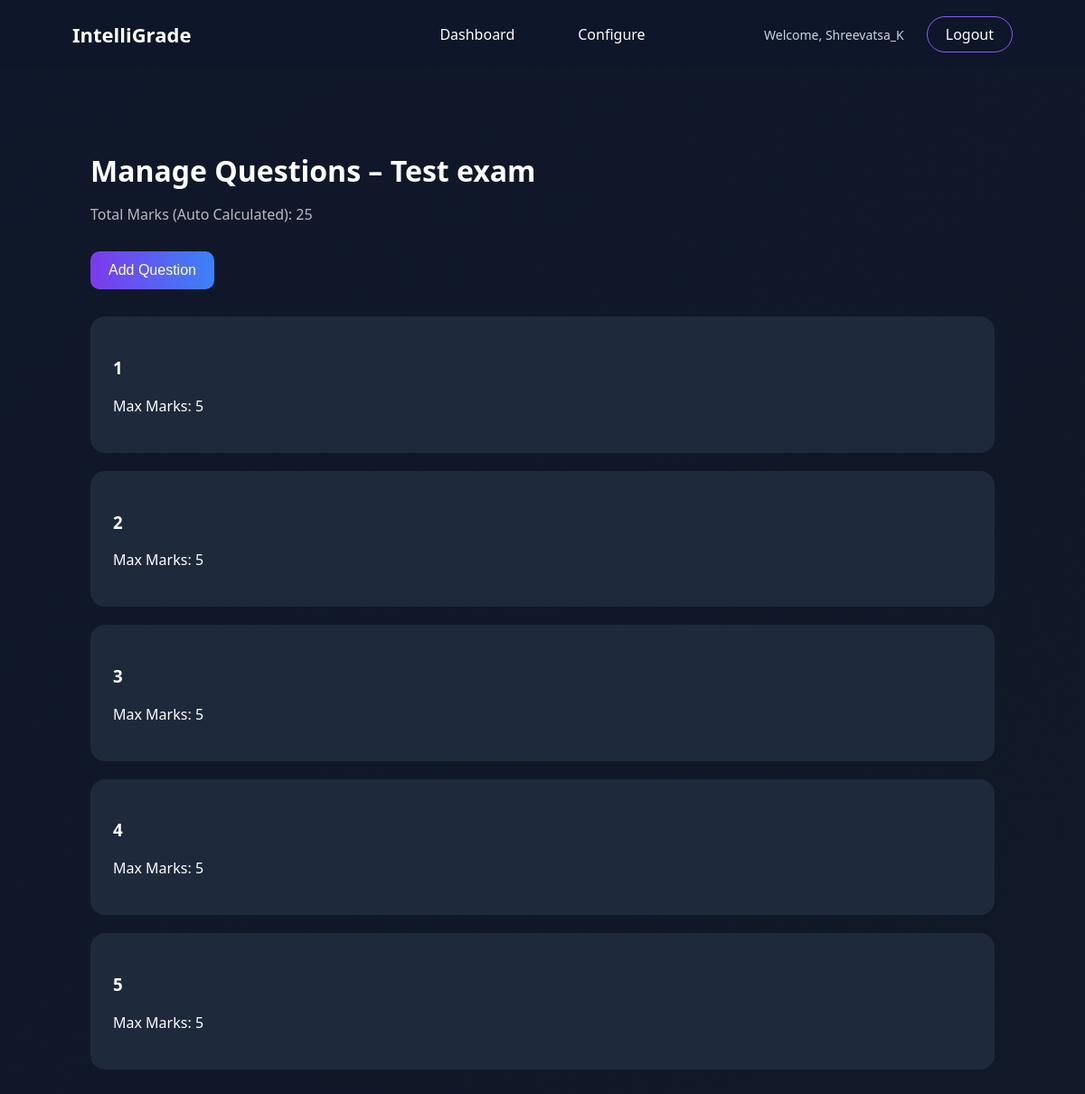
/dashboard/configure/exam/3/questions/ (signed in), run on the app's committed database.
### accounts/models.py (models this page shows)
class User(AbstractUser):
    ROLE_CHOICES = (
        ('admin', 'Admin'),
        ('student', 'Student'),
    )
    role = models.CharField(max_length=20, choices=ROLE_CHOICES)

### exams/models.py (models this page shows, shortened)
class Exam(models.Model):
    name = models.CharField(max_length=100)
    total_marks = models.IntegerField()
    created_at = models.DateTimeField(auto_now_add=True)

class Question(models.Model):
    exam = models.ForeignKey(
        Exam,
        on_delete=models.CASCADE,
        related_name='questions'
    )
    question_code = models.CharField(max_length=10)  # 1A, 1B, 2A...
    max_marks = models.IntegerField()
    rubric = models.JSONField()

### dashboard/views.py (the view)
@login_required
@staff_member_required
def manage_questions(request, exam_id):
    exam = get_object_or_404(Exam, id=exam_id)
    questions = exam.questions.all()
    total_marks = sum(q.max_marks for q in questions)
    return render(request, "dashboard/manage_questions.html", {
        "exam": exam,
        "questions": questions,
        "total_marks": total_marks
    })

### templates/dashboard/manage_questions.html
{% extends "base.html" %}
{% block content %}
<div style="padding:70px 20px; max-width:1000px; margin:auto; color:white;">
    <h1 style="margin-bottom:10px;">
        Manage Questions – {{ exam.name }}
    </h1>
    <p style="opacity:0.7; margin-bottom:30px;">
        Total Marks (Auto Calculated): {{ total_marks }}
    </p>
    <div style="margin-bottom:30px;">
        <a href="{% url 'add_question' exam.id %}">
            <button class="btn-primary">
                Add Question
            </button>
        </a>
    </div>
    {% if questions %}
        {% for question in questions %}
            <div style="
                background:#1e293b;
                padding:25px;
                border-radius:16px;
                margin-bottom:20px;
            ">
                <h3>{{ question.question_code }}</h3>
                <p>Max Marks: {{ question.max_marks }}</p>
            </div>
        {% endfor %}
    {% else %}
        <p>No questions added yet.</p>
    {% endif %}
</div>
{% endblock %}

### templates/base.html (shortened to what this page needs)
{% load static %}
<!DOCTYPE html>
<html>
<head>
    <link rel="stylesheet" href="{% static 'css/style.css' %}">
</head>
<body>
<nav class="navbar">
    <div class="nav-left">
        <a href="/" class="logo">IntelliGrade</a>
    </div>
    {% if user.is_authenticated %}
    <div class="nav-center">
        <a href="{% url 'student_dashboard' %}" class="nav-link">
            Dashboard
        </a>
        {% if user.is_staff %}
        <a href="{% url 'configure_dashboard' %}" class="nav-link">
            Configure
        </a>
        {% endif %}
    </div>
    {% endif %}
    <div class="nav-right">
        {% if user.is_authenticated %}
            <span class="welcome-text">
                Welcome, {{ user.username }}
            </span>
            <a href="{% url 'logout' %}" class="btn-outline">
                Logout
            </a>
        {% endif %}
    </div>
</nav>
{% block content %}
{% endblock %}
</body>
</html>

### static/css/style.css (style rules this page uses)
html { scroll-behavior: smooth; }
body { margin: 0; font-family: 'Segoe UI', sans-serif; background: linear-gradient(135deg, #0f172a, #111827); color: white; }
.navbar { display: flex; align-items: center; justify-content: space-between; padding: 18px 80px; background: rgba(15, 23, 42, 0.9); backdrop-filter: blur(12px); position: sticky; top: 0; z-index: 100; }
.logo { font-size: 22px; font-weight: 700; color: white !important; text-decoration: none !important; }
.nav-center { display: flex; gap: 70px; }
.nav-link { text-decoration: none !important; color: white !important; font-size: 16px; font-weight: 500; transition: 0.3s ease; }
.nav-right { display: flex; align-items: center; gap: 25px; }
.welcome-text { color: #cbd5e1; font-size: 14px; }
.btn-outline { padding: 8px 20px; border-radius: 25px; border: 1px solid #8b5cf6; color: white !important; text-decoration: none !important; transition: 0.3s ease; }
.nav-center { position: absolute; left: 50%; transform: translateX(-50%); }
.btn-primary { padding: 14px 36px; border-radius: 30px; border: none; font-size: 16px; background: linear-gradient(135deg, #7c3aed, #2563eb); color: white; cursor: pointer; transition: all 0.3s ease; }
.btn-primary { padding: 12px 20px; border-radius: 10px; border: none; background: linear-gradient(90deg,#7c3aed,#3b82f6); color: white; cursor: pointer; font-weight: 500; transition: 0.3s; }

### data on the page
User: username "Shreevatsa_K"
Exam: name "Test exam"
Question: question_code "1", max_marks "5"
Question: question_code "2", max_marks "5"
Question: question_code "3", max_marks "5"
Question: question_code "4", max_marks "5"
Question: question_code "5", max_marks "5"

### other printed values
{{ total_marks }} "25"
